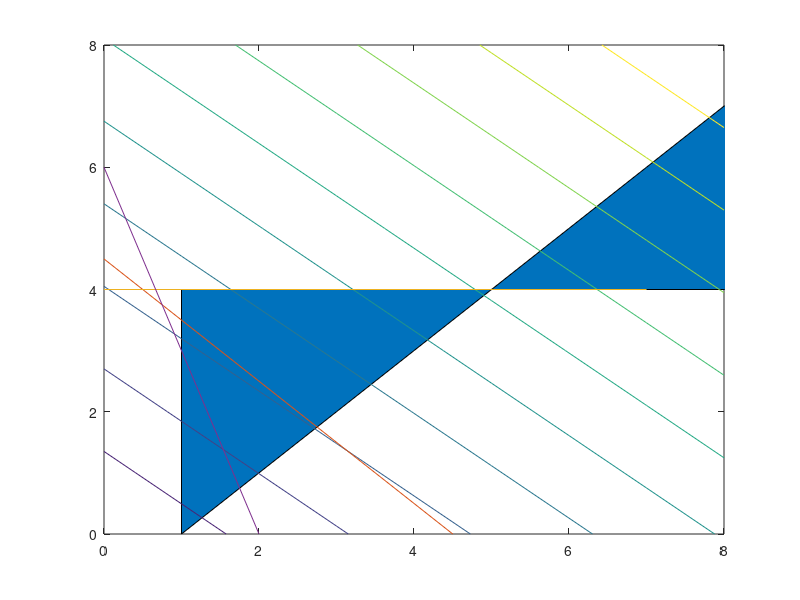

This chart was generated by the following MATLAB code:
%https://docplayer.es/22413366-Programacion-lineal-con-matlab.html
clc;
x = 0 : 10 ;%rango para la grafica

y1 = max(8/2);% 2x + 0y<= 8
y2 = max(6-3*x);% x + 3y<=6
y3 = max((9-2*x)/2);% 2x + 2y<=9
%y4 = max(2 ,0)*ones(1 ,9);% y<=2
%y4 = max(2 ,0)*ones(1 ,9);% y>=0
%y5 = max(2 ,0)*ones(1 ,9);% y>=0

%ytop=min([y1;y2;y3;y4]); %vector de minimos
ytop=min([y1;y2;y3]);
%ytop=min([y1;y2;y3;y4;y5]);

area(x,ytop);%se rellena la area

hold on;
[u v]= meshgrid(0:8,0:8);%rango de la grafica

contour(u,v,600*u+700*v);%evaluar z en el rango defindo

%% Draw the line

x1 = [4.5 0];
y = [0 4.5];

z = [0 7];
w = [4 4];

a = [0 2];
b = [6 0];

plot(x1,y);
hold on;
plot(z,w);
hold on;
plot(a,b);
hold on;

hold off;
